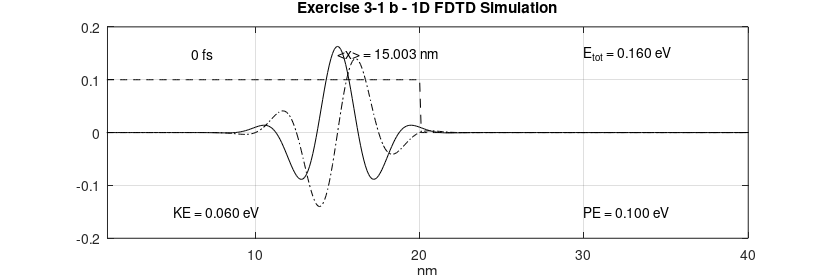
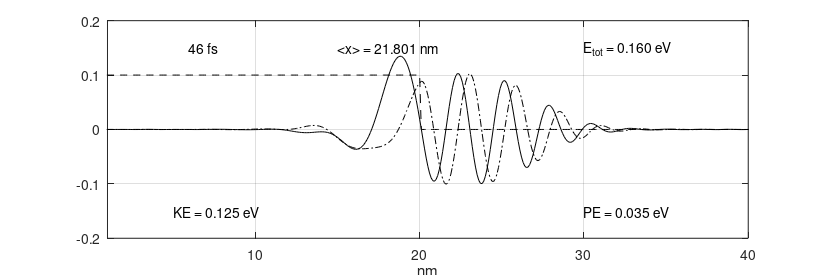

MATLAB code to generate these figures, in order: (Note: a time limit stopped this script after it produced the figures.)
%% 1D FDTD simulation of psi

%% cleanup environment
clear all;
close all;

%% general definitions and constants
h 			  = 6.626e-34;		  % [J*s]	Plank's constant
hbar		  = h/(2*pi);			  % [J*s]	reduced Plank's constant
m0			  = 9.1e-31;			  % [kg] 	free space mas of an electron

meff_Si   = 1.08;			      % effective mass of Si
meff_Ge		= 0.067;			    % effective mass of Ge
meff_GaAs = 0.55;				    % effective mass of GaAs

meff		  = meff_Si;			  % [?] 	effective mass
melec		  = meff*m0;			  % [?]	mass of an electron
ecoul		  = 1.6e-19;			  % [C]	charge of an electron
epsz		  = 8.85e-9;			  % [A*s/V/m]	dielectric of free space
eV2J		  = 1.6e-19;			  % [-]	energy conversion factor (eV to J)
J2eV		  = 1/eV2J;			    % [-]	energy conversion factor (J to eV)

%% simulation parameters
NN 			  = 400;				    % [-]	number of points in the problem space
del_x		  = .1e-9;			    % [m]	cell size
dt			  = 2e-17;			    % [s]	time steps
ra			  = (0.5*hbar/melec)*(dt/del_x^2);	% <-- must be < 0.15
DX			  = del_x*1e9;		  % [_]	cell size in nm
XX			  = (DX:DX:DX*NN);  % [-]	length in nm for plotting

%% specification of the potential
V			    = zeros(1,NN);	% init potential vector


%% potential definitions

% constant barrier band in center
for n = NN/2:NN/2+50
    %V(n) = .15*eV2J;
end

% semiconductor condution band 
for n = 1 : NN/2
    V(n) = .1*eV2J;
end

for n = NN/2+1 : NN
    V(n) = 0*eV2J;
end

% electric field
for n = 1 : NN
    %V(n) = -(0.2/400)*(n-400)*eV2J;
end

%% initialize a sine wave in a gaussian envelope

lambda	= 50;			      % [nm]  pulse wavelength
sigma		= 30;			      % [nm]  pulse width
nc			= 150;			    % starting position
prl			= zeros(1,NN);	% real part of the state variable
pim			= zeros(1,NN);	% imaginary part of the state variable
ptot		= 0.;			      % ?

for n=2:NN-1
    prl(n)  = exp(-1.*((n-nc)/sigma)^2)*cos(2*pi*(n-nc)/lambda);
	  pim(n)  = exp(-1.*((n-nc)/sigma)^2)*sin(2*pi*(n-nc)/lambda);
	  ptot	  = ptot + prl(n)^2 + pim(n)^2;
end

pnorm = sqrt(ptot);			% normalization constant

% normalize and check
ptot = 0.;

for n=1:NN
    prl(n)	= prl(n)/pnorm;
    pim(n)	= pim(n)/pnorm;
    ptot    = ptot + prl(n)^2 + pim(n)^2;
end

fprintf("normalization = %f\n", ptot);	% should have the value 1

T			  = 0;
n_step	= 1;
count   = 0;    
nos     = 3*del_x/3^8/dt;  % number of timestepts between plots (equidistant)
nop     = 3;    % number of plots to be made

while nop > count
    %n_step = input("How many time steps -->");

	  % this is the core FDTD program
	  for m=1:n_step
		    T = T+1;
	
        for n=2:NN-1
            prl(n) = prl(n) - ra*(pim(n-1) -2*pim(n) + pim(n+1)) ...
              + (dt/hbar)*V(n)*pim(n);
        end
        
        for n=2:NN-1
            pim(n) = pim(n) + ra*(prl(n-1) -2*prl(n) + prl(n+1)) ...
              - (dt/hbar)*V(n)*prl(n);
        end
	  end
	
    % calculate the expected values
    PE	= 0.;	% potential energy
    
    for n=1:NN
        psi(n) = prl(n) + i*pim(n);
        PE = PE + psi(n)*psi(n)'*V(n);
    end

    fprintf("normalization = %f\n", psi*psi');

    PE = PE*J2eV;	% potential energy

    ke = 0. + j*0.;
    
    for n=2:NN-1
        lap_p = psi(n+1) - 2*psi(n) + psi(n-1);
        ke = ke + lap_p*psi(n)';
    end

    KE = -J2eV*((hbar/del_x)^2/(2*melec))*real(ke);	% kinetic energy
    
    % calculate the expected position
    x_avg = 0;
    for n=1:NN
      x_avg += ((prl(n))^2 + (pim(n))^2)*(n*del_x);
    endfor

    % plot results
    figure(count+1);
    plot(XX, prl, "k");
    hold on;
    plot(XX, pim, "-.k");
    plot(XX, J2eV*V, "--k");
    hold off;
    
    axis([1 DX*NN -.2 .2] );
    
    % insert plot annotations
    text( 5,  .15, sprintf("%7.0f fs",           T*dt*1e15)); % show time in plot
    text( 5, -.15, sprintf("KE = %5.3f eV",      KE));        % show KE in plot
    text(30, -.15, sprintf("PE = %5.3f eV",      PE));        % show PE in plot
    text(30,  .15, sprintf("E_t_o_t = %5.3f eV", KE+PE));     % show Etot in plot
    text(15,  .15, sprintf("<x> = %5.3f nm",     x_avg*1e9)); % show <x> in plot
    
    xlabel("nm");
    
    set(gca, "fontsize", 10);
    if (count == 0)
      title("Exercise 3-1 b - 1D FDTD Simulation");
    else
      title(" ");
    endif
    
    grid on;
    
    fig = gcf();
    set(fig, "PaperUnits", "centimeters");
    x_width = 21;
    y_width = 7;
    set(fig, "PaperPosition", [0 0 x_width y_width]);
    print(fig, strcat("ex_3_1_b_", num2str(count), ".png"), "-dpng");
    
    count++;
    n_step = nos;
end
